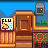

The image is a tile-based game level rendered from a .tmx file. Its description and complete source (layers, tilesets, objects, tile grids) follow:
An orthogonal 3x3 tile map with 16x16 px tiles, 5 tile layers (Back, Buildings, Paths, Front, ...), 3 tilesets and 2 objects (2x TileData).

<map version="1.10" tiledversion="1.10.1" orientation="orthogonal" renderorder="left-down" width="3" height="3" tilewidth="16" tileheight="16" infinite="0" nextlayerid="12" nextobjectid="33">
 <tileset firstgid="1" name="Interior" tilewidth="16" tileheight="16" tilecount="2176" columns="32">
  <image source="townInterior.png" width="512" height="1088" />
 </tileset>
 <tileset firstgid="2177" name="Paths" tilewidth="16" tileheight="16" tilecount="36" columns="4">
  <image source="paths.png" width="64" height="144" />
 </tileset>
 <tileset firstgid="2213" name="WallsAndFloors" tilewidth="16" tileheight="16" tilecount="560" columns="16">
  <image source="walls_and_floors.png" width="256" height="560" />
 </tileset>
 <layer id="5" name="Back" width="3" height="3">
  <data encoding="csv">
2420,2420,2420,
2436,99,2436,
2452,3221226516,120
</data>
 </layer>
 <objectgroup id="6" name="Back" />
 <layer id="4" name="Buildings" width="3" height="3">
  <data encoding="csv">
662,139,663,
88,1422,87,
120,0,578
</data>
 </layer>
 <objectgroup id="7" name="Buildings">
  <object id="31" name="TileData" x="0" y="32" width="16" height="16">
   <properties>
    <property name="Action" value="Message &quot;Hospital.5&quot;" />
   </properties>
  </object>
  <object id="32" name="TileData" x="16" y="16" width="16" height="16">
   <properties>
    <property name="Action" value="LockedDoorWarp 4 11 Custom_LDTreatmentRoom 1000 1600" />
   </properties>
  </object>
 </objectgroup>
 <layer id="3" name="Paths" width="3" height="3">
  <data encoding="csv">
0,0,0,
0,0,0,
0,0,2185
</data>
 </layer>
 <objectgroup id="8" name="Paths" />
 <layer id="2" name="Front" width="3" height="3">
  <data encoding="csv">
1427,1427,1427,
874,0,0,
0,0,0
</data>
 </layer>
 <objectgroup id="9" name="Front" />
 <layer id="1" name="AlwaysFront" width="3" height="3">
  <data encoding="csv">
0,139,709,
0,0,0,
0,0,0
</data>
 </layer>
 <objectgroup id="10" name="AlwaysFront" />
</map>
